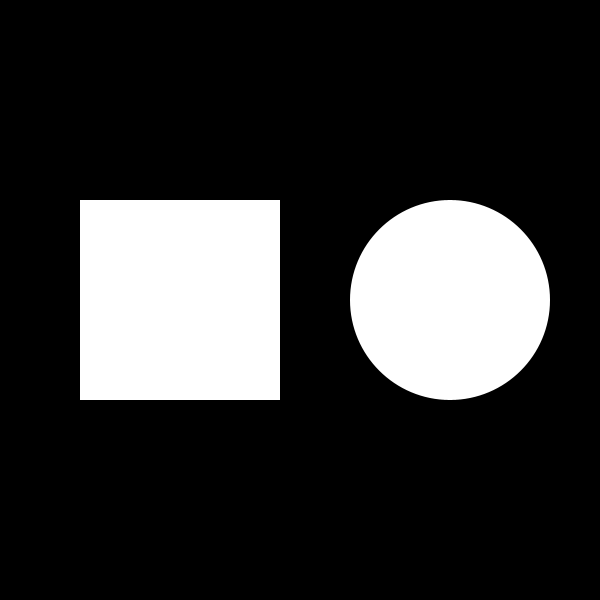
Frame 1 (no input)
Frame 60 (the mouse pressed at the canvas centre just before this capture): identical to frame 1, image omitted
Frame 120 (the mouse held since frame 60 and released just before this capture): identical to frame 1, image omitted

The Processing sketch that drew this single still picture (run headless with seeded random() and noise(); from frame 60 on, the mouse is pressed at the canvas centre):

// Processing sketch: processing_113014
// ── processing_113014.pde

void setup() {
  size(600, 600);
  smooth();
  noStroke();
}
 
void draw() {
  background(0);
  fill(255);
  rect(80, 200, 200, 200);

  ellipse(450, 300, 200, 200);
 
  if ( ( mouseX > 80) && ( mouseX < 280)) {
   fill(255);
    stroke(random(255),random(255),random(255));
    strokeWeight(10);   
    rect(80, 200, 200, 200);
        noStroke(); 
    ellipse(450, 300, 200, 200);
  }
  if ( ( mouseX > 350 ) && ( mouseX < 550 )) {
    rect(80, 200, 200, 200);
        fill(random(255),random(255),random(255));
    ellipse(450, 300, 100, 100);
  }
}
